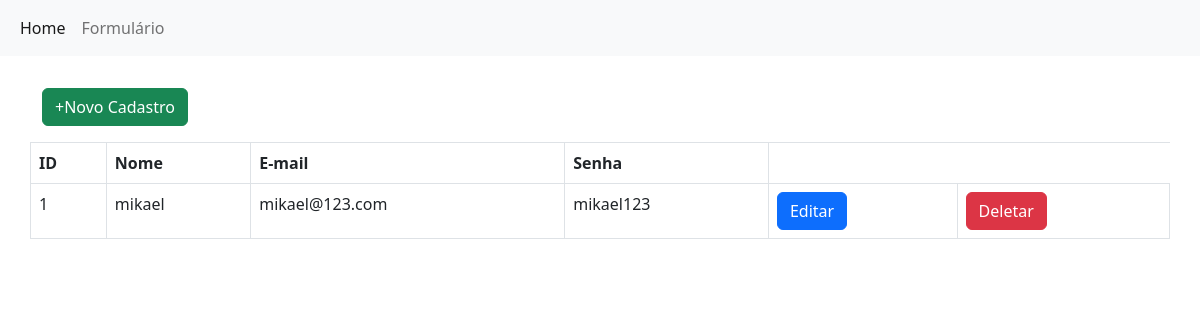
The page /index on the database as committed earlier.
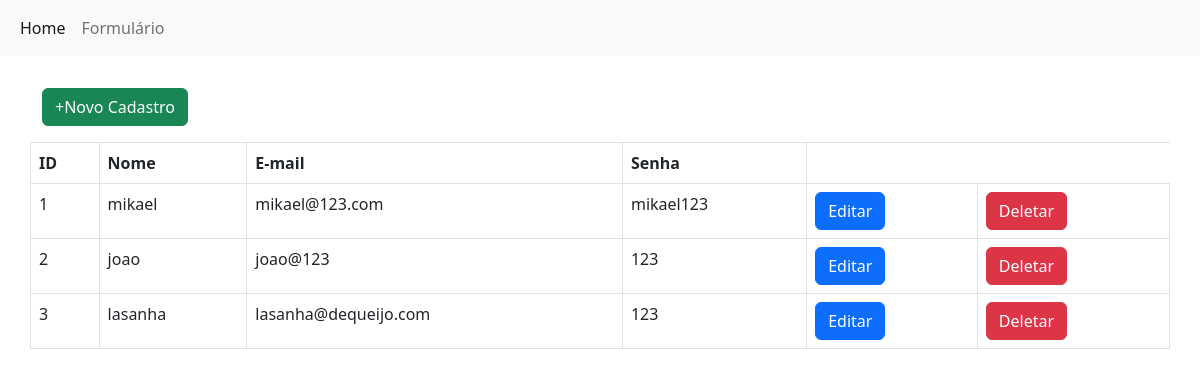
The same page on the database as committed later.
### tables this page shows
CREATE TABLE users (
        ID INTEGER PRIMARY KEY AUTOINCREMENT,
        NOME TEXT,
        EMAIL TEXT,
        SENHA TEXT
    );

### app.py (the view)
@app.route("/index")
def index():
    con = sql.connect("form_db.db")
    con.row_factory=sql.Row
    cur=con.cursor()
    cur.execute("select * from users")
    data=cur.fetchall()
    return render_template ("index.html", datas=data)

### templates/index.html (shortened to what this page needs)
{% extends 'layout.html' %}
{% block body %}
<div class="row">
<p class="text-right"><a href="{{url_for('add_user')}}" class="btn btn-success">+Novo Cadastro</a></p>
<table class="table table-bordered">
    <thead>
      <tr>
        <th scope="col">ID</th>
        <th scope="col">Nome</th>
        <th scope="col">E-mail</th>
        <th scope="col">Senha</th>
      </tr>
    </thead>
    <tbody>
        {% for row in datas %}
      <tr>
        <td>{{loop.index}}</td>
        <td>{{row.NOME}}</td>
        <td>{{row.EMAIL}}</td>
        <td>{{row.SENHA}}</td>
        <td><a href="{{url_for('edit_user',id=row.ID)}}" class="btn btn-primary">Editar</a></td>
        <td><a href="{{url_for('delete_user',id=row.ID)}}" class="btn btn-danger" onclick="return confirm ('Tem certeza que deseja apagar?')">Deletar</a></td>
      </tr>
      {% endfor %}
    </tbody>
  </table>
</div>
{% endblock %}

### templates/layout.html (shortened to what this page needs)
<!DOCTYPE html>
<html>
<head>
        <link href="https://cdn.jsdelivr.net/npm/bootstrap@5.2.1/dist/css/bootstrap.min.css" rel="stylesheet">
</head>
<body>
    <header>
        <nav class="navbar navbar-expand-lg bg-light">
            <div class="container-fluid">
              <div class="collapse navbar-collapse" id="navbarNav">
                <ul class="navbar-nav">
                  <li class="nav-item">
                    <a class="nav-link active" aria-current="page" href="{{url_for('index')}}">Home</a>
                  </li>
                  <li class="nav-item">
                    <a class="nav-link" href="{{url_for('add_user')}}">Formulário</a>
                  </li>
                </ul>
              </div>
            </div>
          </nav>
    </header>
    <div class="container pt-3">
        {% block body %}
        {% endblock %}
    </div>
</body>
</html>

Rows that differ between the two databases and show on the page:
added users: NOME "joao", EMAIL "joao@123", SENHA "123"
added users: NOME "lasanha", EMAIL "lasanha@dequeijo.com", SENHA "123"
